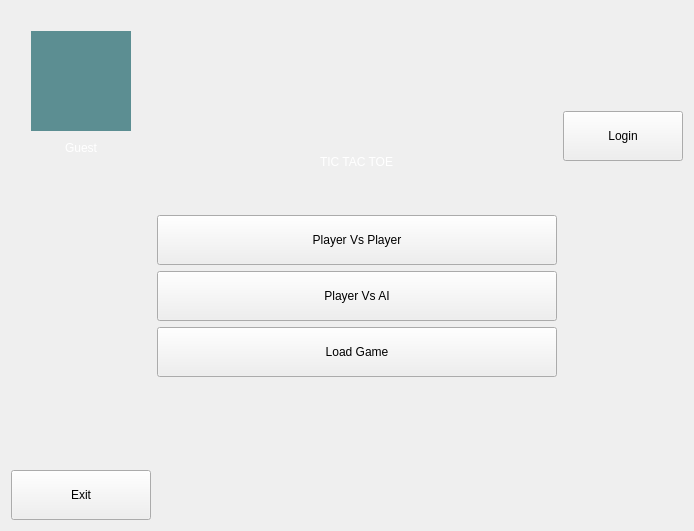
      <widget class="QWidget" name="main">
       <property name="sizePolicy">
        <sizepolicy hsizetype="Maximum" vsizetype="Preferred">
         <horstretch>0</horstretch>
         <verstretch>0</verstretch>
        </sizepolicy>
       </property>
       <property name="minimumSize">
        <size>
         <width>0</width>
         <height>531</height>
        </size>
       </property>
       <layout class="QGridLayout" name="gridLayout_main">
        <item row="0" column="1">
         <layout class="QVBoxLayout" name="verticalLayout_main_center">
          <item>
           <spacer name="verticalSpacer_main_top">
            <property name="orientation">
             <enum>Qt::Orientation::Vertical</enum>
            </property>
            <property name="sizeHint" stdset="0">
             <size>
              <width>20</width>
              <height>40</height>
             </size>
            </property>
           </spacer>
          </item>
          <item alignment="Qt::AlignmentFlag::AlignHCenter">
           <widget class="QLabel" name="label_title">
            <property name="styleSheet">
             <string notr="true">color: rgb(255, 255, 255);
font: 900 48pt &quot;Segoe UI Black&quot;;</string>
            </property>
            <property name="text">
             <string>TIC TAC TOE</string>
            </property>
           </widget>
          </item>
          <item>
           <spacer name="verticalSpacer_main_2">
            <property name="orientation">
             <enum>Qt::Orientation::Vertical</enum>
            </property>
            <property name="sizeType">
             <enum>QSizePolicy::Policy::Fixed</enum>
            </property>
            <property name="sizeHint" stdset="0">
             <size>
              <width>20</width>
              <height>40</height>
             </size>
            </property>
           </spacer>
          </item>
          <item>
           <widget class="QPushButton" name="pushButton_play_friend">
            <property name="minimumSize">
             <size>
              <width>400</width>
              <height>50</height>
             </size>
            </property>
            <property name="text">
             <string>Player Vs Player</string>
            </property>
           </widget>
          </item>
          <item>
           <widget class="QPushButton" name="pushButton_play_ai">
            <property name="minimumSize">
             <size>
              <width>400</width>
              <height>50</height>
             </size>
            </property>
            <property name="text">
             <string>Player Vs AI</string>
            </property>
           </widget>
          </item>
          <item>
           <widget class="QPushButton" name="pushButton_load_game">
            <property name="minimumSize">
             <size>
              <width>400</width>
              <height>50</height>
             </size>
            </property>
            <property name="text">
             <string>Load Game</string>
            </property>
           </widget>
          </item>
          <item>
           <spacer name="verticalSpacer_main_bottom">
            <property name="orientation">
             <enum>Qt::Orientation::Vertical</enum>
            </property>
            <property name="sizeHint" stdset="0">
             <size>
              <width>20</width>
              <height>40</height>
             </size>
            </property>
           </spacer>
          </item>
         </layout>
        </item>
        <item row="0" column="2">
         <layout class="QVBoxLayout" name="verticalLayout_main_right">
          <item>
           <spacer name="verticalSpacer_main_right_top">
            <property name="orientation">
             <enum>Qt::Orientation::Vertical</enum>
            </property>
            <property name="sizeType">
             <enum>QSizePolicy::Policy::Fixed</enum>
            </property>
            <property name="sizeHint" stdset="0">
             <size>
              <width>20</width>
              <height>100</height>
             </size>
            </property>
           </spacer>
          </item>
          <item>
           <widget class="QPushButton" name="pushButton_login">
            <property name="minimumSize">
             <size>
              <width>120</width>
              <height>50</height>
             </size>
            </property>
            <property name="text">
             <string>Login</string>
            </property>
           </widget>
          </item>
          <item>
           <spacer name="verticalSpacer_main_right_bottom">
            <property name="orientation">
             <enum>Qt::Orientation::Vertical</enum>
            </property>
            <property name="sizeHint" stdset="0">
             <size>
              <width>20</width>
              <height>40</height>
             </size>
            </property>
           </spacer>
          </item>
         </layout>
        </item>
        <item row="0" column="0">
         <layout class="QVBoxLayout" name="verticalLayout_main_left">
          <item>
           <layout class="QVBoxLayout" name="verticalLayout_profile">
            <property name="spacing">
             <number>10</number>
            </property>
            <item>
             <spacer name="verticalSpacer_profile_top">
              <property name="orientation">
               <enum>Qt::Orientation::Vertical</enum>
              </property>
              <property name="sizeType">
               <enum>QSizePolicy::Policy::Fixed</enum>
              </property>
              <property name="sizeHint" stdset="0">
               <size>
                <width>20</width>
                <height>20</height>
               </size>
              </property>
             </spacer>
            </item>
            <item>
             <layout class="QHBoxLayout" name="horizontalLayout_profile_photo">
              <item>
               <spacer name="horizontalSpacer_profile_left">
                <property name="orientation">
                 <enum>Qt::Orientation::Horizontal</enum>
                </property>
                <property name="sizeType">
                 <enum>QSizePolicy::Policy::Fixed</enum>
                </property>
                <property name="sizeHint" stdset="0">
                 <size>
                  <width>20</width>
                  <height>20</height>
                 </size>
                </property>
               </spacer>
              </item>
              <item>
               <widget class="QLabel" name="label_profile_photo">
                <property name="minimumSize">
                 <size>
                  <width>100</width>
                  <height>100</height>
                 </size>
                </property>
                <property name="maximumSize">
                 <size>
                  <width>100</width>
                  <height>100</height>
                 </size>
                </property>
                <property name="styleSheet">
                 <string notr="true">border: 2px solid rgb(92, 142, 146);
background-color: rgb(92, 142, 146);</string>
                </property>
                <property name="text">
                 <string/>
                </property>
               </widget>
              </item>
              <item>
               <spacer name="horizontalSpacer_profile_right">
                <property name="orientation">
                 <enum>Qt::Orientation::Horizontal</enum>
                </property>
                <property name="sizeType">
                 <enum>QSizePolicy::Policy::Fixed</enum>
                </property>
                <property name="sizeHint" stdset="0">
                 <size>
                  <width>20</width>
                  <height>20</height>
                 </size>
                </property>
               </spacer>
              </item>
             </layout>
            </item>
            <item>
             <widget class="QLabel" name="label_guest">
              <property name="styleSheet">
               <string notr="true">color: rgb(255, 255, 255);
font: 700 14pt &quot;Segoe UI&quot;;</string>
              </property>
              <property name="text">
               <string>Guest</string>
              </property>
              <property name="alignment">
               <set>Qt::AlignmentFlag::AlignCenter</set>
              </property>
             </widget>
            </item>
           </layout>
          </item>
          <item>
           <spacer name="verticalSpacer_main_1">
            <property name="orientation">
             <enum>Qt::Orientation::Vertical</enum>
            </property>
            <property name="sizeHint" stdset="0">
             <size>
              <width>20</width>
              <height>40</height>
             </size>
            </property>
           </spacer>
          </item>
          <item>
           <widget class="QPushButton" name="pushButton_exit">
            <property name="minimumSize">
             <size>
              <width>120</width>
              <height>50</height>
             </size>
            </property>
            <property name="text">
             <string>Exit</string>
            </property>
           </widget>
          </item>
         </layout>
        </item>
       </layout>
      </widget>
